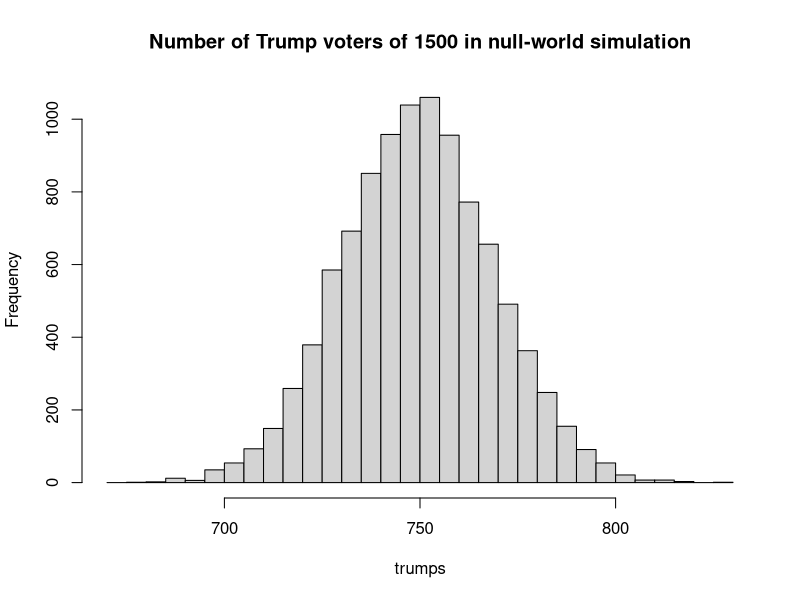

R code for this plot:
## ---- chunk 1
3:12
## ---- chunk 2
seq(3, 12)
## ---- chunk 3
seq(3, 33, by=5)
## ---- chunk 4
seq(0.1, 0.9, by=0.2)
## ---- chunk 5
# Number of repeats we will run.
n <- 10000

# Make an array to store the counts.
trumps <- numeric(n)

for (i in 1:n) {
    votes <- sample(c('Trump', 'Clinton'), size=1500, replace=TRUE)
    trumps[i] <- sum(votes == 'Trump')
}

# Integer bins from 670 through 830 in steps of 5.
hist(trumps, breaks=seq(670, 830, by=5),
     main='Number of Trump voters of 1500 in null-world simulation')

# How often >= 840 Trump votes in random draw?
k <- sum(trumps >= 840)
# As a proportion of simulated resamples.
kk <- k / n

message('Proportion voting for Trump: ', kk)
